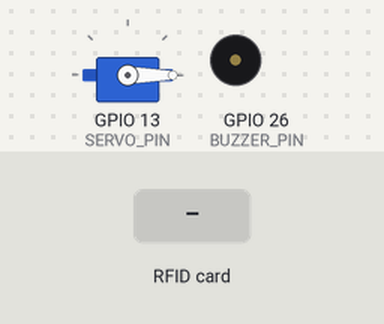
Bench run of a sketch on a simulated ESP32. On the bench: servo, buzzer (waves = sounding, pin HIGH). The inputs (shaded band) are chosen by the test bench. WiFi joins after 1.5 s; servers stay silent unless stated; uploads are accepted with an empty reply; what the sketch prints to the serial monitor is not drawn.

Above: at 2.7 s.
2.8 s: RFID card 5E 7A 19 C4 held to the reader
At 3.16 s:
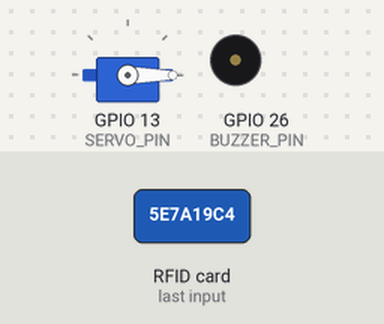
Timing chart, 0 to 5.8 s (numbered marks = the images above; inputs shaded):
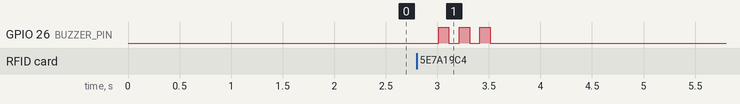

The sketch:

ESP32_code.ino
```cpp
#include <WiFi.h>
#include <HTTPClient.h>
#include <SPI.h>
#include <MFRC522.h>
#include <ESP32Servo.h>

#define SS_PIN      5
#define RST_PIN     22
#define SERVO_PIN   13

#define TRIG_PIN    14
#define ECHO_PIN    27

#define BUZZER_PIN 26

const char* ssid = "ssid";
const char* password = "password";
const char* serverName = "http://192.xxx.xx.x:5000/rfid";

MFRC522 mfrc522(SS_PIN, RST_PIN);
Servo gateServo;

unsigned long lastReadTime = 0;
const unsigned long COOLDOWN = 2000;

bool gateOpen = false;


// ================= ULTRASONIC FUNCTION =================
long readDistance() {
  digitalWrite(TRIG_PIN, LOW);
  delayMicroseconds(2);

  digitalWrite(TRIG_PIN, HIGH);
  delayMicroseconds(10);
  digitalWrite(TRIG_PIN, LOW);

  long duration = pulseIn(ECHO_PIN, HIGH, 30000); // timeout 30ms
  long distance = duration * 0.034 / 2;

  return distance;
}

// ================= SETUP =================
void setup() {

  Serial.begin(115200);

  SPI.begin();
  mfrc522.PCD_Init();

  gateServo.attach(SERVO_PIN);
  gateServo.write(0); // posisi awal tertutup

  pinMode(TRIG_PIN, OUTPUT);
  pinMode(ECHO_PIN, INPUT);

  pinMode(BUZZER_PIN, OUTPUT);
  digitalWrite(BUZZER_PIN, LOW);

  WiFi.begin(ssid, password);
  Serial.print("Connecting");

  while (WiFi.status() != WL_CONNECTED) {
    delay(500);
    Serial.print(".");
  }

  Serial.println("\nWiFi Connected");
  Serial.println(WiFi.localIP());
}

// ================= BEEP FUNCTIONS =================
void beepGranted() {
  digitalWrite(BUZZER_PIN, HIGH);
  delay(200);              // 1 beep pendek
  digitalWrite(BUZZER_PIN, LOW);
}

void beepDenied() {
  for (int i = 0; i < 3; i++) {
    digitalWrite(BUZZER_PIN, HIGH);
    delay(100);            // beep cepat
    digitalWrite(BUZZER_PIN, LOW);
    delay(100);
  }
}

// ================= LOOP =================
void loop() {

  // ================= RFID READ =================
  if (mfrc522.PICC_IsNewCardPresent() && mfrc522.PICC_ReadCardSerial()) {

    unsigned long now = millis();
    if (now - lastReadTime < COOLDOWN) return;
    lastReadTime = now;

    String uid = "";

    for (byte i = 0; i < mfrc522.uid.size; i++) {
      if (mfrc522.uid.uidByte[i] < 0x10) uid += "0";
      uid += String(mfrc522.uid.uidByte[i], HEX);
    }

    uid.toUpperCase();
    Serial.println("UID: " + uid);

    if (WiFi.status() == WL_CONNECTED) {

      HTTPClient http;
      http.begin(serverName);
      http.addHeader("Content-Type", "application/json");

      String jsonData = "{\"uid\":\"" + uid + "\",\"gate\":\"keluar\"}";
      int httpResponseCode = http.POST(jsonData);

      if (httpResponseCode > 0) {

        String response = http.getString();
        Serial.println("Server: " + response);

        if (response.indexOf("granted") != -1) {

          Serial.println("ACCESS GRANTED - OPEN GATE");
          beepGranted();

          gateServo.write(90);
          gateOpen = true;
        }
        else {
          Serial.println("ACCESS DENIED");
          beepDenied();
        }

      } else {
        Serial.println("HTTP Error");
      }

      http.end();
    }

    mfrc522.PICC_HaltA();
    mfrc522.PCD_StopCrypto1();
  }


  // ================= AUTO CLOSE WITH ULTRASONIC =================
  if (gateOpen) {

    long distance = readDistance();

    Serial.print("Distance: ");
    Serial.println(distance);

    // Jika orang terdeteksi (misal < 30cm)
    if (distance > 0 && distance < 30) {

      delay(500); // tunggu stabil

      // Tunggu sampai orang benar-benar lewat
      while (readDistance() < 30) {
        delay(100);
      }

      Serial.println("PERSON PASSED - CLOSE GATE");

      delay(500);
      gateServo.write(0);
      gateOpen = false;
    }
  }
}
```

Measured:
- after the input at 2.8 s, GPIO 26 (BUZZER_PIN): alternates HIGH for 0.10 s and LOW for 0.10 s, 6 changes in all, then stays LOW, starting after 0.21 s
